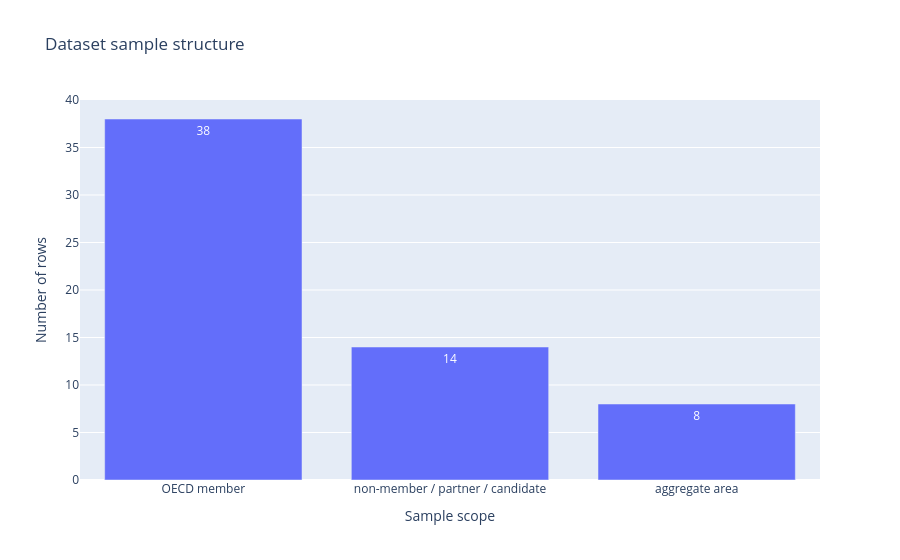

This figure's notebook cell:
### Code cell
# vosual

fig = px.bar(
    sample_scope_counts,
    x="sample_scope",
    y="n_rows",
    text="n_rows",
    title="Dataset sample structure",
)

fig.update_layout(
    xaxis_title="Sample scope",
    yaxis_title="Number of rows",
)

fig.show()

### Figure 1 — Plotly figure (JSON) as saved in the notebook; plotly's stock layout.template omitted (floating-point values rounded to 4 significant figures)
{"data": [{"hovertemplate": "sample_scope=%{x}<br>n_rows=%{text}<extra></extra>", "legendgroup": "", "marker": {"color": "#636efa", "pattern": {"shape": ""}}, "name": "", "orientation": "v", "showlegend": false, "text": [38.0, 14.0, 8.0], "textposition": "auto", "type": "bar", "x": ["OECD member", "non-member / partner / candidate", "aggregate area"], "xaxis": "x", "y": [38, 14, 8], "yaxis": "y"}], "layout": {"barmode": "relative", "legend": {"tracegroupgap": 0}, "title": {"text": "Dataset sample structure"}, "xaxis": {"anchor": "y", "domain": [0, 1], "title": {"text": "Sample scope"}}, "yaxis": {"anchor": "x", "domain": [0, 1], "title": {"text": "Number of rows"}}}}
